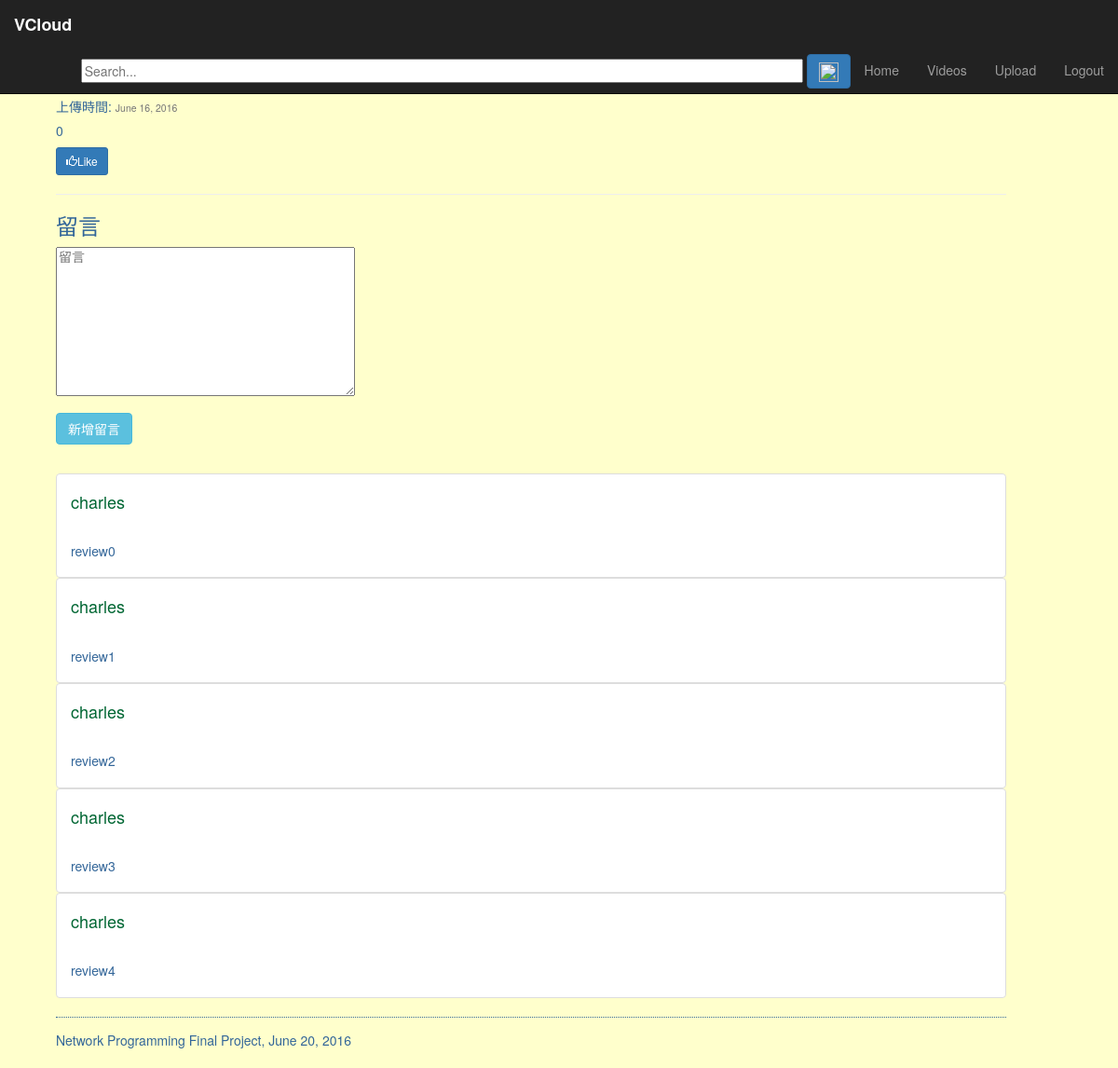
The page /vod/videoplay?video_id=11 (signed in) on the database its author committed.
### vod/models.py (models this page shows, shortened)
class Video(models.Model):
    user = models.ForeignKey(User, verbose_name='video_user', on_delete=models.CASCADE)
    title = models.CharField(max_length=128)
    description = models.CharField(max_length=1024)
    upload_date = models.DateField(auto_now_add=True)
    duration = models.DurationField(default=timedelta())
    views = models.IntegerField(default=0)
    url = models.URLField(null=True)

class Review(models.Model):
    user = models.ForeignKey(User, verbose_name='user_reviews', on_delete=models.CASCADE)
    video = models.ForeignKey(Video, verbose_name='video_reviews', on_delete=models.CASCADE)
    text = models.CharField(max_length=512, null=True)
    date = models.DateField(auto_now=True, null=True)

### vod/views.py (the view, shortened to what this page needs)
def videoplay(request):
    if request.method == 'GET':
        current_user = request.user
        if 'video_id' in request.GET:
            video_id = request.GET['video_id']
            if not video_id or not video_id.isdigit():
                 return redirect('/vod/')
            video_id = int(video_id)
            try:
                video = Video.objects.get(id=video_id)
            except Video.DoesNotExist:
                video = None
                return redirect('/vod/')
            if video:
                video.views = video.views + 1
                video.save()
                context_dict = {'video': video}
                reviews = Review.objects.filter(video=video).exclude(text=None)
                likes_number = LikeVideo.objects.filter(video=video).count()
                context_dict['reviews'] = reviews
                context_dict['likes_number'] = likes_number
                try:
                    isLike = LikeVideo.objects.get(video=video, user=current_user)
                except LikeVideo.DoesNotExist:
                    isLike = False
                context_dict['isLike'] = isLike
                form = ReviewForm()
                context_dict['form'] = form
                return render(request, 'vod/videoplay.html', context_dict)
            else:
                return redirect('/vod/')
        else:
             return redirect('/vod/')

### vod/forms.py
class ReviewForm(forms.ModelForm):
  text = forms.CharField(widget=forms.Textarea(attrs={'placeholder': '留言'}))
  class Meta:
    model = Review
    fields = ['text']

### templates/vod/videoplay.html (shortened to what this page needs)
{% extends 'base.html' %}
{% load staticfiles %}
{% block head %}
  <link rel="stylesheet" href="{% static "css/index.css" %}">
{% endblock %}
{% block body_block %}
  {% if video %}
    <h3>{{ video.title }}</h3>
    <h5>觀看次數: {{ video.views }}</h5>
    <h5>{{ video.description }}</h5>
    <h5>上傳時間: <small>{{ video.upload_date }}</small></h5>
    <h5 id="like_count">{{ likes_number }}<h5>
      {% if isLike %}
        <button id="like" class="btn btn-primary btn-sm" type="button" video-id="{{ video.id }}" act-type="unlike">
          <span class="glyphicon glyphicon-thumbs-down"></span>UnLike
        </button>
      {% else %}
        <button id="like" class="btn btn-primary btn-sm" type="button" video-id="{{ video.id }}" act-type="like">
          <span class="glyphicon glyphicon-thumbs-up"></span>Like
        </button>
      {% endif %}
    <hr>
    <form role="form" id="review_form" method="post" action="{% url 'videoplay' %}">
    <h3 class="form-signin-heading">留言</h3>
        {% for field in form.visible_fields %}
            {{ field }}
        {% endfor %}
        <br/><br/>
        <button class="btn btn-info" type="submit" name="submit">新增留言</button>
    </form>
    <br/><br/>
    {% if reviews %}
      <ul class="list-group">
          {% for r in reviews %}
          <div>
            <li class="list-group-item">
              <div>
                <h4><a href="{% url 'personal_videos' %}?user_id={{ r.user.id }}">{{ r.user }}</a></h4><br>
                <h5 id="review-text-{{ r.id }}">{{ r.text }}</h5>
              </div>
            </li>
          </div>
          {% endfor %}
      </ul>
    {% else %}
      <h4>沒有評論</h4>
    {% endif %}
  {% else %}
    <h4>沒有影片</h4>
  {% endif %}
{% endblock %}

### vod/static/css/index.css (style rules this page uses)
body { padding-left: 0em; color: #336699; background-color: #FFFFCC; margin-left: 5%; margin-right: 10%; }
:link { color: #006633; }

### rows shown on the page
Video: upload_date "June 16, 2016"
Review: user "charles", text "review0"
Review: user "charles", text "review1"
Review: user "charles", text "review2"
Review: user "charles", text "review3"
Review: user "charles", text "review4"

### other values the page prints
{{ likes_number }} "0"
